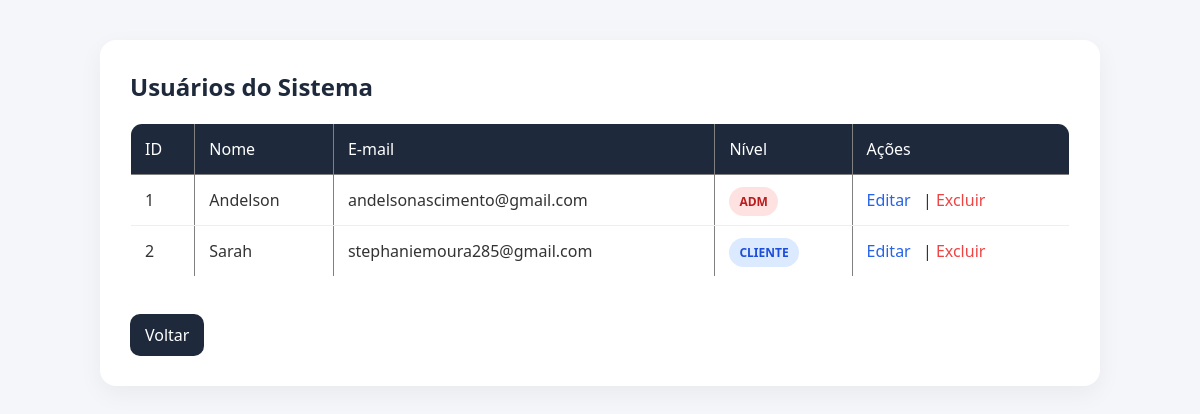
Screenshot of /gerenciar_usuarios.php with the database file from the repository.
### tables this page shows
CREATE TABLE `usuarios` (
  `id` int(11) NOT NULL,
  `nome` varchar(100) DEFAULT NULL,
  `email` varchar(100) DEFAULT NULL,
  `senha` varchar(255) DEFAULT NULL,
  `nivel` enum('cliente','adm','master') DEFAULT 'cliente'
);

### gerenciar_usuarios.php (the view, shortened to what this page needs)
<?php
include("conexao.php");
$usuarios = $conn->query("SELECT * FROM usuarios");
?>
<!DOCTYPE html>
<html>
<head>
</head>
<body>
    <div class="container-larga">
        <h2>Usuários do Sistema</h2>
        <table border="1" class="tabela-adm">
            <thead>
                <tr>
                    <th>ID</th>
                    <th>Nome</th>
                    <th>E-mail</th>
                    <th>Nível</th>
                    <th>Ações</th>
                </tr>
            </thead>
            <tbody>
                <?php while ($u = $usuarios->fetch_assoc()): ?>
                    <tr>
                        <td data-label="ID"><?= $u['id'] ?></td>
                        <td data-label="Nome"><?= $u['nome'] ?></td>
                        <td data-label="E-mail"><?= $u['email'] ?></td>
                        <td data-label="Nível"><span class="badge <?= $u['nivel'] == 'adm' ? 'adm' : 'user' ?>">
                                <?= $u['nivel'] ?>
                            </span></td>
                        <td data-label="Ações">
                            <a href="editar_usuario.php?id=<?= $u['id'] ?>">Editar</a> |
                            <a href="?deletar=<?= $u['id'] ?>" onclick="return confirm('Tem certeza?')">Excluir</a>
                        </td>
                    </tr>
                <?php endwhile; ?>
            </tbody>
        </table>
        <br>
        <a href="adm.php">Voltar</a>
    </div>
</body>
</html>

### gerenciar_usuarios.php (style rules this page uses)
* { margin: 0; padding: 0; box-sizing: border-box; font-family: 'Segoe UI', sans-serif; }
body { background: #f4f6f9; color: #333; }
.container-larga { max-width: 1000px; margin: 40px auto; background: white; padding: 30px; border-radius: 16px; box-shadow: 0 8px 25px rgba(0, 0, 0, 0.05); }
h2 { margin-bottom: 20px; color: #1e293b; }
.tabela-adm { width: 100%; border-collapse: collapse; overflow: hidden; border-radius: 12px; }
.tabela-adm thead { background: #1e293b; color: white; }
.tabela-adm th { padding: 14px; text-align: left; font-weight: 500; }
.tabela-adm td { padding: 14px; border-bottom: 1px solid #eee; }
.tabela-adm tbody tr { transition: 0.2s; }
.badge { padding: 6px 10px; border-radius: 999px; font-size: 12px; font-weight: bold; text-transform: uppercase; }
.badge { background: #e5e7eb; color: #374151; }
td a { text-decoration: none; font-weight: 500; margin-right: 8px; }
td a:first-child { color: #2563eb; }
td a:last-child { color: #ef4444; }
a[href="adm.php"] { display: inline-block; margin-top: 15px; padding: 10px 15px; background: #1e293b; color: white; border-radius: 10px; text-decoration: none; transition: 0.2s; }
.badge.adm { background: #fee2e2; color: #b91c1c; }
.badge.user { background: #dbeafe; color: #1d4ed8; }

### rows the page displays
usuarios: id "1", nome "Andelson", email "andelsonascimento@gmail.com", nivel "ADM"
usuarios: id "2", nome "Sarah", email "stephaniemoura285@gmail.com", nivel "CLIENTE"
